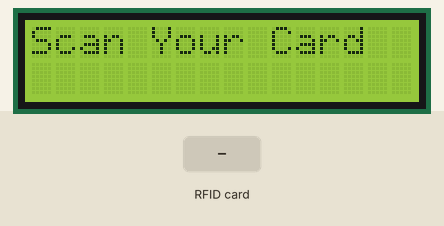
Bench run of a sketch on a simulated Arduino Uno, built with avr-gcc and run on an emulated ATmega328P. Shown: 16×2 character LCD. Inputs (shaded band) come from the test bench. What the sketch prints to the serial monitor is not drawn.

Above: at 3.3 s.
3.4 s: RFID card A1 B2 C3 D4 held to the reader
At 4.1 s:
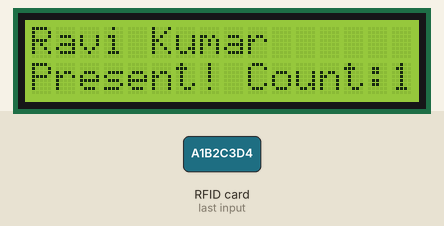
6.4 s: RFID card 5E 7A 19 C4 held to the reader
At 7.6 s:
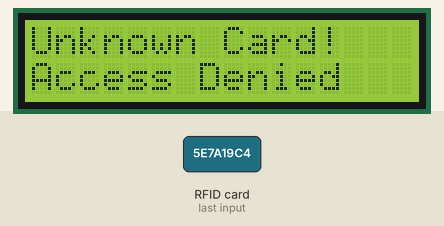
Timing chart, 0 to 9.4 s (numbered marks = the images above; inputs shaded):
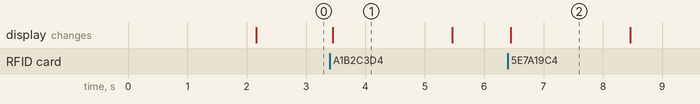

The sketch:

rfid_attendance_system.ino
```cpp
/*
  ============================================
  RFID Attendance System
  By: Dakshita Sennimalai
  College: ECE Department
  Year: 2nd Year

  Components:
  - Arduino Uno
  - RC522 RFID Module
  - 16x2 LCD with I2C
  ============================================
*/

#include <SPI.h>
#include <MFRC522.h>
#include <Wire.h>
#include <LiquidCrystal_I2C.h>

// Pin definitions
#define RST_PIN   9
#define SS_PIN    10

// Create objects
MFRC522 rfid(SS_PIN, RST_PIN);
LiquidCrystal_I2C lcd(0x27, 16, 2);

// Registered RFID card UIDs (add your card UIDs here)
String registeredCards[] = {
  "A1B2C3D4",   // Student 1
  "E5F6G7H8",   // Student 2
  "I9J0K1L2"    // Student 3
};

String studentNames[] = {
  "Ravi Kumar",
  "Priya Singh",
  "Amit Sharma"
};

int totalStudents = 3;
int attendanceCount[3] = {0, 0, 0};

void setup() {
  Serial.begin(9600);
  SPI.begin();
  rfid.PCD_Init();

  lcd.init();
  lcd.backlight();

  lcd.setCursor(0, 0);
  lcd.print("RFID Attendance");
  lcd.setCursor(0, 1);
  lcd.print("System Ready...");
  delay(2000);

  lcd.clear();
  lcd.setCursor(0, 0);
  lcd.print("Scan Your Card");

  Serial.println("RFID Attendance System Started");
  Serial.println("Scan a card...");
}

void loop() {
  // Check if a card is present
  if (!rfid.PICC_IsNewCardPresent()) return;
  if (!rfid.PICC_ReadCardSerial()) return;

  // Read card UID
  String cardUID = "";
  for (byte i = 0; i < rfid.uid.size; i++) {
    cardUID += String(rfid.uid.uidByte[i], HEX);
  }
  cardUID.toUpperCase();

  Serial.print("Card UID: ");
  Serial.println(cardUID);

  // Check if card is registered
  bool found = false;
  for (int i = 0; i < totalStudents; i++) {
    if (cardUID == registeredCards[i]) {
      found = true;
      attendanceCount[i]++;

      // Show on LCD
      lcd.clear();
      lcd.setCursor(0, 0);
      lcd.print(studentNames[i]);
      lcd.setCursor(0, 1);
      lcd.print("Present! Count:");
      lcd.print(attendanceCount[i]);

      Serial.print(studentNames[i]);
      Serial.println(" - Marked Present");

      delay(2000);
      break;
    }
  }

  if (!found) {
    lcd.clear();
    lcd.setCursor(0, 0);
    lcd.print("Unknown Card!");
    lcd.setCursor(0, 1);
    lcd.print("Access Denied");

    Serial.println("Unknown card - Access Denied");
    delay(2000);
  }

  // Reset LCD to waiting screen
  lcd.clear();
  lcd.setCursor(0, 0);
  lcd.print("Scan Your Card");

  rfid.PICC_HaltA();
  rfid.PCD_StopCrypto1();
}
```

Measured:
- after the input at 3.4 s, the display: changes after 0.05 s (image 1)
- after the input at 6.4 s, the display: changes after 0.05 s (image 2)
- what the display in image 1 shows lasts 2.1 s, from 3.4 s to 5.5 s
